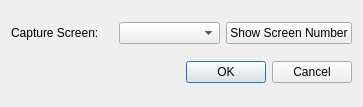
<?xml version="1.0" encoding="UTF-8"?>
<ui version="4.0">
 <class>Dialog</class>
 <widget class="QDialog" name="Dialog">
  <property name="geometry">
   <rect>
    <x>0</x>
    <y>0</y>
    <width>363</width>
    <height>107</height>
   </rect>
  </property>
  <property name="minimumSize">
   <size>
    <width>100</width>
    <height>100</height>
   </size>
  </property>
  <property name="maximumSize">
   <size>
    <width>16777215</width>
    <height>16777215</height>
   </size>
  </property>
  <property name="windowTitle">
   <string>Screen Capture</string>
  </property>
  <layout class="QVBoxLayout" name="verticalLayout">
   <item>
    <layout class="QHBoxLayout" name="horizontalLayout">
     <item>
      <widget class="QLabel" name="label">
       <property name="text">
        <string>Capture Screen:</string>
       </property>
      </widget>
     </item>
     <item>
      <widget class="QComboBox" name="screen_combobox"/>
     </item>
     <item>
      <widget class="QPushButton" name="show_screen_number_button">
       <property name="text">
        <string>Show Screen Number</string>
       </property>
      </widget>
     </item>
    </layout>
   </item>
   <item>
    <widget class="QDialogButtonBox" name="buttonBox">
     <property name="orientation">
      <enum>Qt::Horizontal</enum>
     </property>
     <property name="standardButtons">
      <set>QDialogButtonBox::Cancel|QDialogButtonBox::Ok</set>
     </property>
    </widget>
   </item>
  </layout>
 </widget>
 <resources/>
 <connections>
  <connection>
   <sender>buttonBox</sender>
   <signal>accepted()</signal>
   <receiver>Dialog</receiver>
   <slot>accept()</slot>
   <hints>
    <hint type="sourcelabel">
     <x>248</x>
     <y>254</y>
    </hint>
    <hint type="destinationlabel">
     <x>157</x>
     <y>274</y>
    </hint>
   </hints>
  </connection>
  <connection>
   <sender>buttonBox</sender>
   <signal>rejected()</signal>
   <receiver>Dialog</receiver>
   <slot>reject()</slot>
   <hints>
    <hint type="sourcelabel">
     <x>316</x>
     <y>260</y>
    </hint>
    <hint type="destinationlabel">
     <x>286</x>
     <y>274</y>
    </hint>
   </hints>
  </connection>
 </connections>
</ui>
